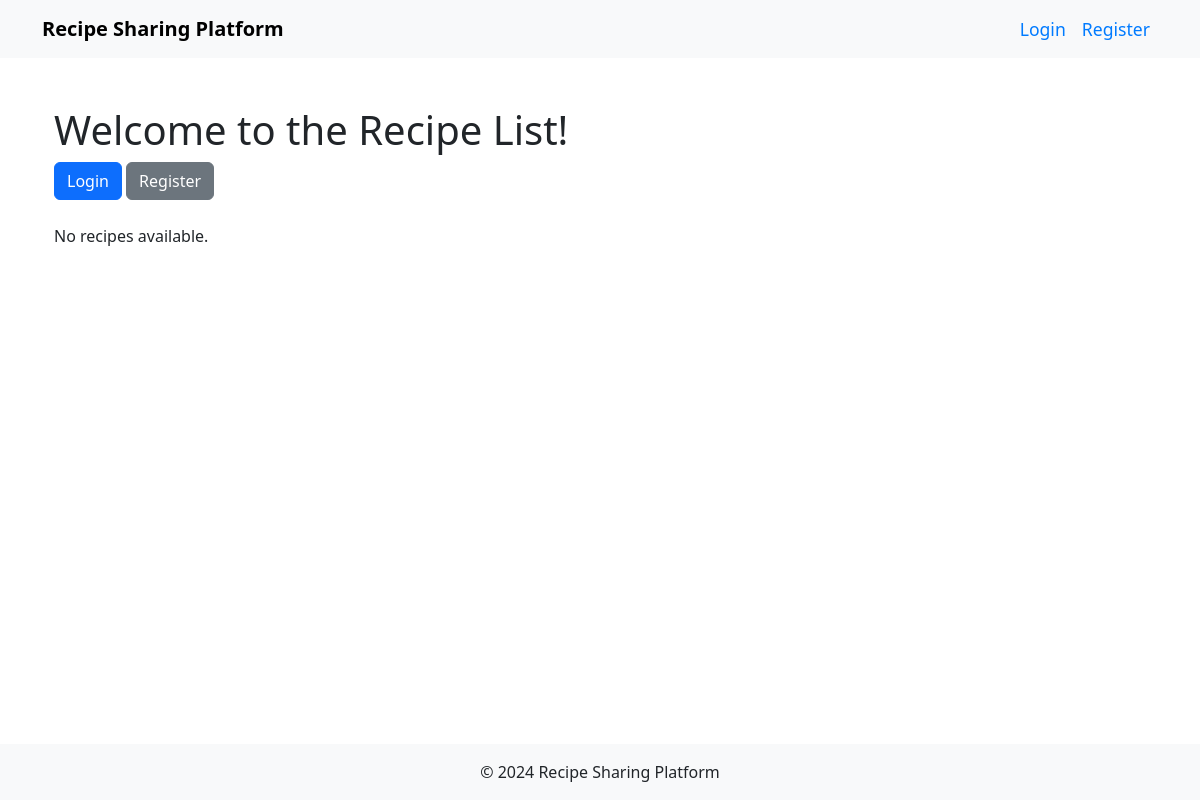
Page /recipes/ on the earlier database version.
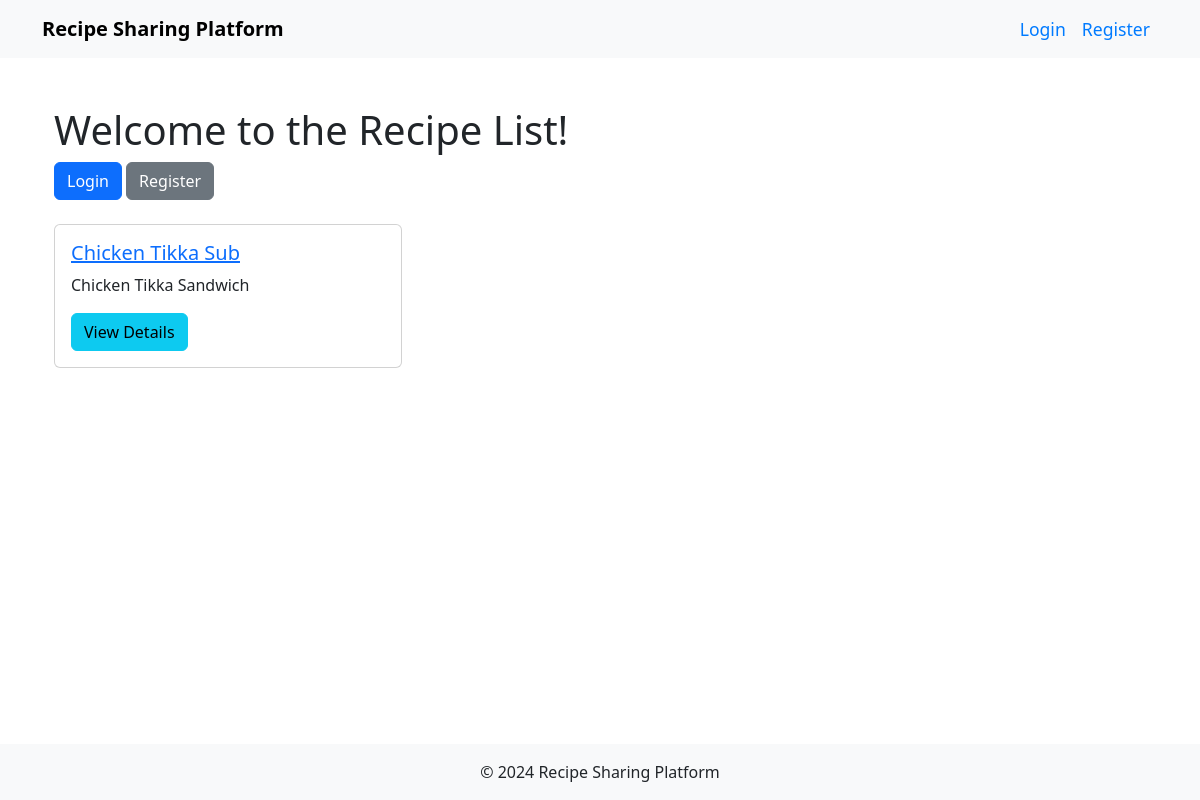
Same page on the later database version.
### recipes/models.py (models this page shows, shortened)
class Recipe(models.Model):
    title = models.CharField(max_length=200)
    description = models.TextField()
    ingredients = models.TextField()
    instructions = models.TextField()
    category = models.ForeignKey(Category, on_delete=models.CASCADE, related_name='recipes')
    favorites = models.ManyToManyField(User, related_name='favorite_recipes', blank=True)  # New field to track likes
    creator = models.ForeignKey(User, on_delete=models.CASCADE)  # Link to User

### recipes/views.py (the view)
# urls.py: path('', views.index, name='recipe_index'),
def index(request):
    recipes = Recipe.objects.all()  # Fetch all recipes from the database
    return render(request, 'recipes/index.html', {'recipes': recipes})

### recipes/templates/recipes/index.html
{% extends 'recipes/base.html' %}
{% block content %}
    <div class="container">
        <h1 class="mt-4">Welcome to the Recipe List!</h1>
        {% if user.is_authenticated %}
            <p class="text-muted">Hello, {{ user.username }}!</p>
            <a href="{% url 'logout' %}" class="btn btn-danger">Logout</a>
            <a href="{% url 'profile' %}" class="btn btn-primary">View Profile</a>
        {% else %}
            <a href="{% url 'login' %}" class="btn btn-primary">Login</a>
            <a href="{% url 'register' %}" class="btn btn-secondary">Register</a>
        {% endif %}
        <div class="row mt-4">
            {% for recipe in recipes %}
            <div class="col-md-4">
                <div class="card mb-4">
                    <div class="card-body">
                        <h5 class="card-title"><a href="{% url 'recipe_detail' recipe.id %}">{{ recipe.title }}</a></h5>
                        <p class="card-text">{{ recipe.description|truncatewords:20 }}</p>
                        <a href="{% url 'recipe_detail' recipe.id %}" class="btn btn-info">View Details</a>
                    </div>
                </div>
            </div>
            {% empty %}
            <div class="col-12">
                <p>No recipes available.</p>
            </div>
            {% endfor %}
        </div>
    </div>
{% endblock %}

### recipes/templates/recipes/base.html (shortened to what this page needs)
{% load static %}
<!DOCTYPE html>
<html lang="en">
<head>
    <link rel="stylesheet" href="{% static 'css/style.css' %}">
    <link rel="stylesheet" href="{% static 'bootstrap/css/bootstrap.min.css' %}">
</head>
<body class="d-flex flex-column min-vh-100">
    <header>
        <nav class="navbar navbar-expand-lg navbar-light bg-light">
            <div class="container">
                <a class="navbar-brand" href="{% url 'recipe_index' %}">Recipe Sharing Platform</a>
                <div class="collapse navbar-collapse justify-content-end" id="navbarNav">
                    <ul class="navbar-nav">
                        {% if user.is_authenticated %}
                            <li class="nav-item">
                                <a class="nav-link" href="{% url 'profile' %}">Profile</a>
                            </li>
                            <li class="nav-item">
                                <a class="nav-link" href="{% url 'logout' %}">Logout</a>
                            </li>
                        {% else %}
                            <li class="nav-item">
                                <a class="nav-link" href="{% url 'login' %}">Login</a>
                            </li>
                            <li class="nav-item">
                                <a class="nav-link" href="{% url 'register' %}">Register</a>
                            </li>
                        {% endif %}
                    </ul>
                </div>
            </div>
        </nav>
    </header>
    <main class="container mt-4">
        {% block content %}
        {% endblock %}
    </main>
    <footer class="mt-auto bg-light py-3 text-center">
        <div class="container">
            <p class="mb-0">© 2024 Recipe Sharing Platform</p>
        </div>
    </footer>
</body>
</html>

Differences in the rows shown:
added Recipe: title "Chicken Tikka Sub", description "Chicken Tikka Sandwich"
Other differences:
text no longer shown: "No recipes available."
